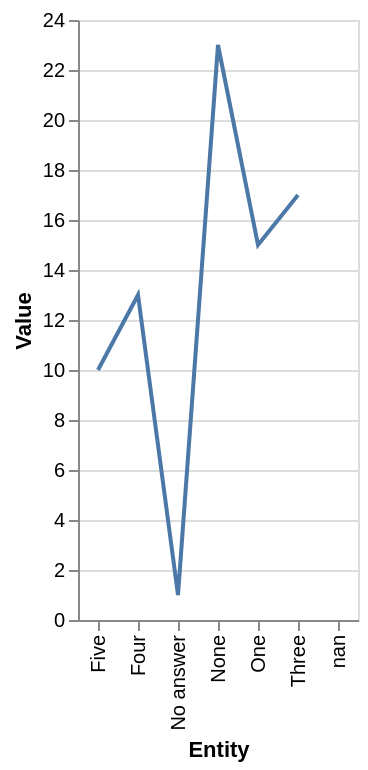

Here is the Vega-Lite specification saved for this chart:
### Vega-Lite specification from a JSON file in a GitHub repository (floating-point values rounded to 4 significant figures)
{"$schema": "https://vega.github.io/schema/vega-lite/v5.json", "description": "Line chart auto-generated from CSV", "data": {"values": [{"Entity": "Five", "Value": "10.0"}, {"Entity": "None", "Value": "23.0"}, {"Entity": "Three", "Value": "17.0"}, {"Entity": "One", "Value": "15.0"}, {"Entity": "One", "Value": "15.0"}, {"Entity": "nan", "Value": "nan"}, {"Entity": "No answer", "Value": "1.0"}, {"Entity": "Four", "Value": "13.0"}]}, "mark": "line", "encoding": {"x": {"field": "Entity", "type": "ordinal"}, "y": {"field": "Value", "type": "quantitative"}}}
